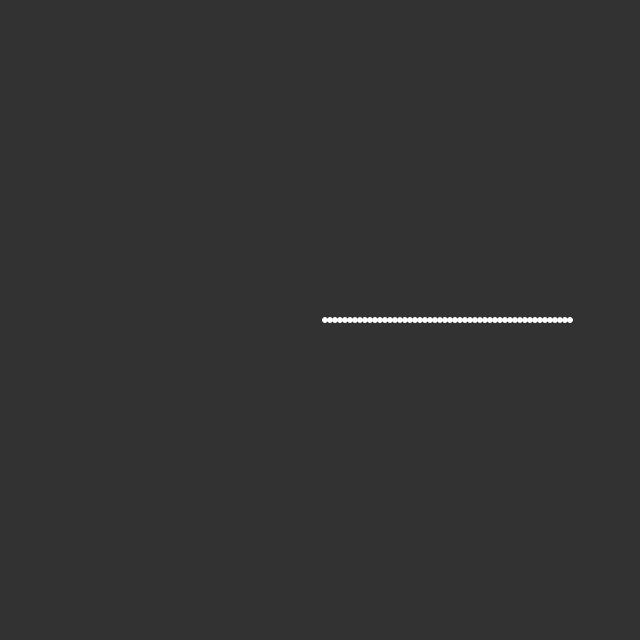
Frame 1 (no input)
Frame 60 (no input): identical to frame 1, image omitted
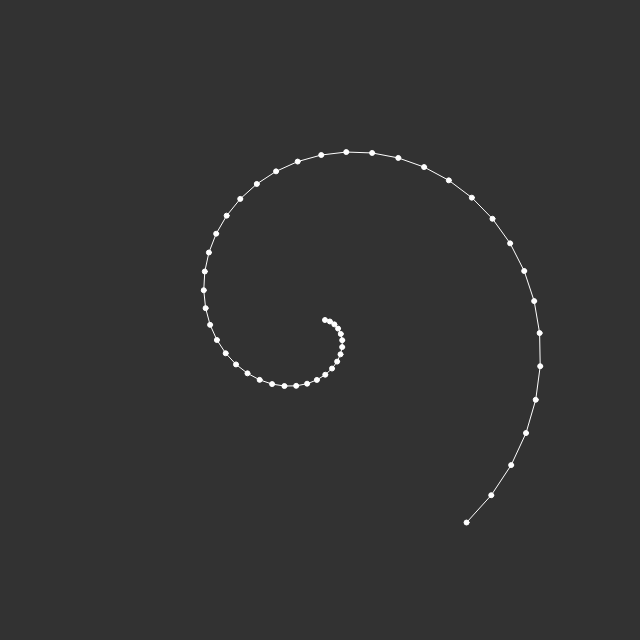
Frame 120 (the mouse pressed at the canvas centre since frame 60)

The p5.js sketch that drew these frames (run headless with seeded random() and noise() and a simulated clock; from frame 60 on, the mouse is pressed at the canvas centre):

// p5.js sketch
// ── sketch.js
let n = 50;
let dots = [];

let speed = 0;
let spacing = 5;

let step = 0;

function setup(){
	createCanvas(640,640);
	stroke(255);
	
	for(let i = 0; i < n; i++){
		dots.push({
			x: (i+1) * spacing,
			y: 0,
		});
	}
}

function draw(){
	background(50);
	noFill();

	speed = map(mouseX, 0, width, 0, 0.01);

	beginShape();
	for(let i = 0; i < n; i++){
		let angle = step * i/2;

		let x = cos(angle) * spacing * (i+1) + width/2;
		let y = sin(angle) * spacing * (i+1) + height/2;

		vertex(x, y);

		push();
		fill(255);
		ellipse(x, y, 5);
		pop();
	}
	endShape();

	step += speed;
}
